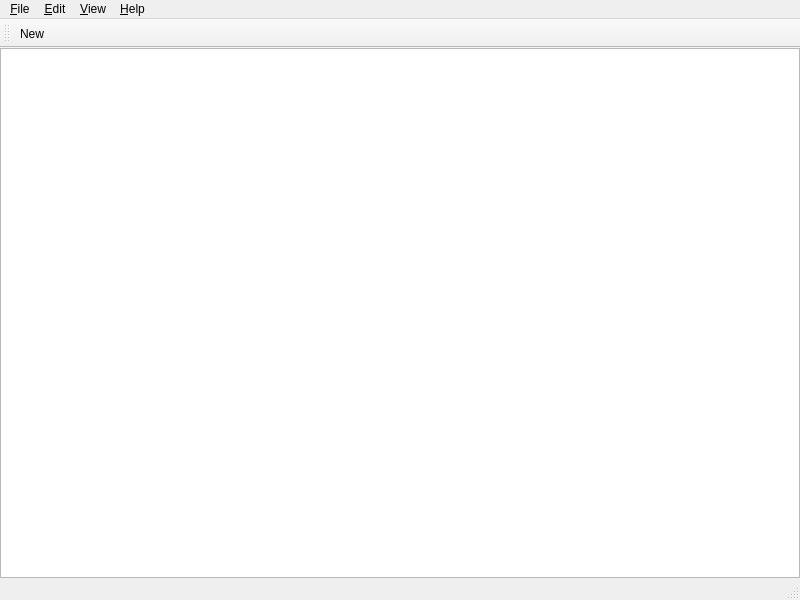
<?xml version="1.0" encoding="UTF-8"?>
<ui version="4.0">
 <class>MainWindow</class>
 <widget class="QMainWindow" name="MainWindow">
  <property name="geometry">
   <rect>
    <x>0</x>
    <y>0</y>
    <width>800</width>
    <height>600</height>
   </rect>
  </property>
  <property name="windowTitle">
   <string>Laika Notepad</string>
  </property>
  <widget class="QWidget" name="centralwidget">
   <layout class="QHBoxLayout" name="horizontalLayout">
    <property name="leftMargin">
     <number>0</number>
    </property>
    <property name="topMargin">
     <number>0</number>
    </property>
    <property name="rightMargin">
     <number>0</number>
    </property>
    <property name="bottomMargin">
     <number>0</number>
    </property>
    <item>
     <widget class="LaikaNotepad::TextEdit" name="plainTextEdit"/>
    </item>
   </layout>
  </widget>
  <widget class="QMenuBar" name="menubar">
   <property name="geometry">
    <rect>
     <x>0</x>
     <y>0</y>
     <width>800</width>
     <height>30</height>
    </rect>
   </property>
   <widget class="QMenu" name="menu_File">
    <property name="title">
     <string>&amp;File</string>
    </property>
    <addaction name="actionNew"/>
    <addaction name="action_Open"/>
    <addaction name="separator"/>
    <addaction name="actionSave"/>
    <addaction name="actionSave_As"/>
    <addaction name="separator"/>
    <addaction name="actionClose"/>
   </widget>
   <widget class="QMenu" name="menu_Edit">
    <property name="title">
     <string>&amp;Edit</string>
    </property>
    <addaction name="actionUndo"/>
    <addaction name="actionRedo"/>
    <addaction name="separator"/>
    <addaction name="actionSelect_All"/>
    <addaction name="actionDeselect_All"/>
    <addaction name="separator"/>
    <addaction name="actionFind_Replace"/>
   </widget>
   <widget class="QMenu" name="menu_View">
    <property name="title">
     <string>&amp;View</string>
    </property>
    <addaction name="actionLine_Numbers"/>
    <addaction name="actionWord_Wrap"/>
    <addaction name="separator"/>
    <addaction name="actionPreferences"/>
    <addaction name="actionThemes"/>
   </widget>
   <widget class="QMenu" name="menu_Help">
    <property name="title">
     <string>&amp;Help</string>
    </property>
    <addaction name="action_About"/>
   </widget>
   <addaction name="menu_File"/>
   <addaction name="menu_Edit"/>
   <addaction name="menu_View"/>
   <addaction name="menu_Help"/>
  </widget>
  <widget class="QStatusBar" name="statusbar"/>
  <widget class="QToolBar" name="toolBar">
   <property name="windowTitle">
    <string>toolBar</string>
   </property>
   <attribute name="toolBarArea">
    <enum>TopToolBarArea</enum>
   </attribute>
   <attribute name="toolBarBreak">
    <bool>false</bool>
   </attribute>
   <addaction name="actionNew"/>
  </widget>
  <action name="actionNew">
   <property name="text">
    <string>&amp;New</string>
   </property>
  </action>
  <action name="action_About">
   <property name="text">
    <string>&amp;About</string>
   </property>
  </action>
  <action name="actionThemes">
   <property name="text">
    <string>Themes</string>
   </property>
  </action>
  <action name="actionPreferences">
   <property name="text">
    <string>Preferences</string>
   </property>
  </action>
  <action name="actionUndo">
   <property name="text">
    <string>Undo</string>
   </property>
  </action>
  <action name="actionRedo">
   <property name="text">
    <string>Redo</string>
   </property>
  </action>
  <action name="actionSelect_All">
   <property name="text">
    <string>Select All</string>
   </property>
  </action>
  <action name="actionDeselect_All">
   <property name="text">
    <string>Deselect All</string>
   </property>
  </action>
  <action name="actionWord_Wrap">
   <property name="text">
    <string>Word Wrap</string>
   </property>
  </action>
  <action name="actionLine_Numbers">
   <property name="text">
    <string>Line Numbers</string>
   </property>
  </action>
  <action name="actionFind_Replace">
   <property name="text">
    <string>Find/Replace</string>
   </property>
  </action>
  <action name="action_Open">
   <property name="text">
    <string>&amp;Open</string>
   </property>
  </action>
  <action name="actionSave">
   <property name="text">
    <string>Save</string>
   </property>
  </action>
  <action name="actionSave_As">
   <property name="text">
    <string>Save As...</string>
   </property>
  </action>
  <action name="actionClose">
   <property name="text">
    <string>Close</string>
   </property>
  </action>
 </widget>
 <customwidgets>
  <customwidget>
   <class>LaikaNotepad::TextEdit</class>
   <extends>QPlainTextEdit</extends>
   <header>TextEdit.h</header>
  </customwidget>
 </customwidgets>
 <resources/>
 <connections/>
</ui>
